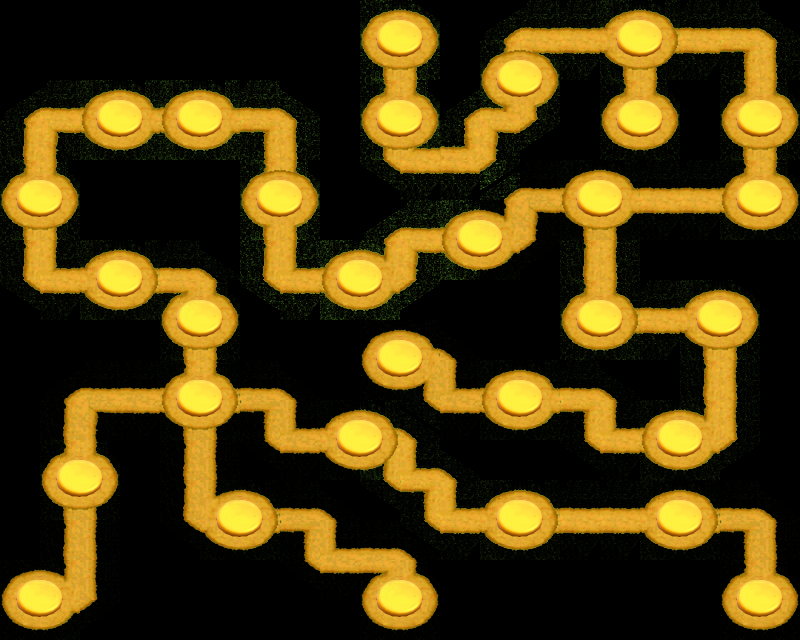

Tiled map render using the project's own tile images. Description and the map definition, with tile-layer contents summarised, below:
An orthogonal 20x16 tile map with 40x40 px tiles, 26 tile layers (29, 28, 27, 25, ...), 1 hidden layer not drawn.

<map version="1.0" orientation="orthogonal" renderorder="left-up" width="20" height="16" tilewidth="40" tileheight="40" nextobjectid="1">
 <tileset firstgid="1" name="route" tilewidth="40" tileheight="40" tilecount="42" columns="7">
  <image source="../assets/tiles/route.png" width="280" height="240" />
 </tileset>
 <layer name="ALL" width="20" height="16" visible="0">
  <data>[320 cells, 227 non-empty, 37 distinct tile ids]</data>
 </layer>
 <layer name="29" width="20" height="16">
  <data>[320 cells, 30 non-empty, 17 distinct tile ids]</data>
 </layer>
 <layer name="28" width="20" height="16">
  <data>[320 cells, 22 non-empty, 14 distinct tile ids]</data>
 </layer>
 <layer name="27" width="20" height="16">
  <data>[320 cells, 14 non-empty, 11 distinct tile ids]</data>
 </layer>
 <layer name="25" width="20" height="16">
  <data>[320 cells, 14 non-empty, 12 distinct tile ids]</data>
 </layer>
 <layer name="23" width="20" height="16">
  <data>[320 cells, 12 non-empty, 11 distinct tile ids]</data>
 </layer>
 <layer name="22" width="20" height="16">
  <data>[320 cells, 84 non-empty, 29 distinct tile ids]</data>
 </layer>
 <layer name="21" width="20" height="16">
  <data>[320 cells, 57 non-empty, 24 distinct tile ids]</data>
 </layer>
 <layer name="20" width="20" height="16">
  <data>[320 cells, 53 non-empty, 24 distinct tile ids]</data>
 </layer>
 <layer name="19" width="20" height="16">
  <data>[320 cells, 47 non-empty, 23 distinct tile ids]</data>
 </layer>
 <layer name="18" width="20" height="16">
  <data>[320 cells, 39 non-empty, 23 distinct tile ids]</data>
 </layer>
 <layer name="17" width="20" height="16">
  <data>[320 cells, 31 non-empty, 23 distinct tile ids]</data>
 </layer>
 <layer name="16" width="20" height="16">
  <data>[320 cells, 27 non-empty, 23 distinct tile ids]</data>
 </layer>
 <layer name="15" width="20" height="16">
  <data>[320 cells, 19 non-empty, 17 distinct tile ids]</data>
 </layer>
 <layer name="14" width="20" height="16">
  <data>[320 cells, 11 non-empty, 11 distinct tile ids]</data>
 </layer>
 <layer name="12" width="20" height="16">
  <data>[320 cells, 38 non-empty, 22 distinct tile ids]</data>
 </layer>
 <layer name="11" width="20" height="16">
  <data>[320 cells, 30 non-empty, 21 distinct tile ids]</data>
 </layer>
 <layer name="10" width="20" height="16">
  <data>[320 cells, 20 non-empty, 15 distinct tile ids]</data>
 </layer>
 <layer name="9" width="20" height="16">
  <data>[320 cells, 12 non-empty, 12 distinct tile ids]</data>
 </layer>
 <layer name="8" width="20" height="16">
  <data>[320 cells, 67 non-empty, 31 distinct tile ids]</data>
 </layer>
 <layer name="7" width="20" height="16">
  <data>[320 cells, 54 non-empty, 28 distinct tile ids]</data>
 </layer>
 <layer name="6" width="20" height="16">
  <data>[320 cells, 46 non-empty, 25 distinct tile ids]</data>
 </layer>
 <layer name="4" width="20" height="16">
  <data>[320 cells, 42 non-empty, 25 distinct tile ids]</data>
 </layer>
 <layer name="3" width="20" height="16">
  <data>[320 cells, 28 non-empty, 19 distinct tile ids]</data>
 </layer>
 <layer name="2" width="20" height="16">
  <data>[320 cells, 20 non-empty, 14 distinct tile ids]</data>
 </layer>
 <layer name="1" width="20" height="16">
  <data>[320 cells, 8 non-empty, 8 distinct tile ids]</data>
 </layer>
 <layer name="0" width="20" height="16">
  <data>[320 cells, 4 non-empty, 4 distinct tile ids]</data>
 </layer>
</map>
